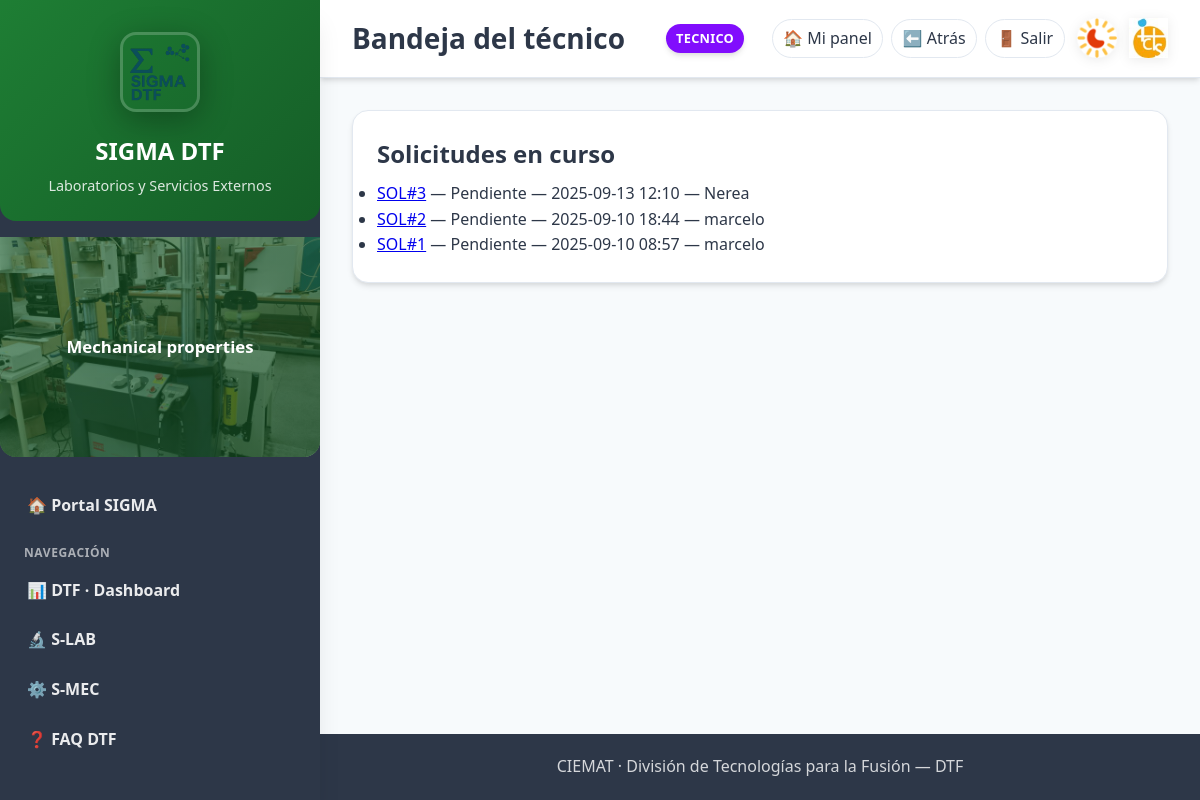
Before: /dtf/lab/requests/inbox/ (signed in) with the older database file.
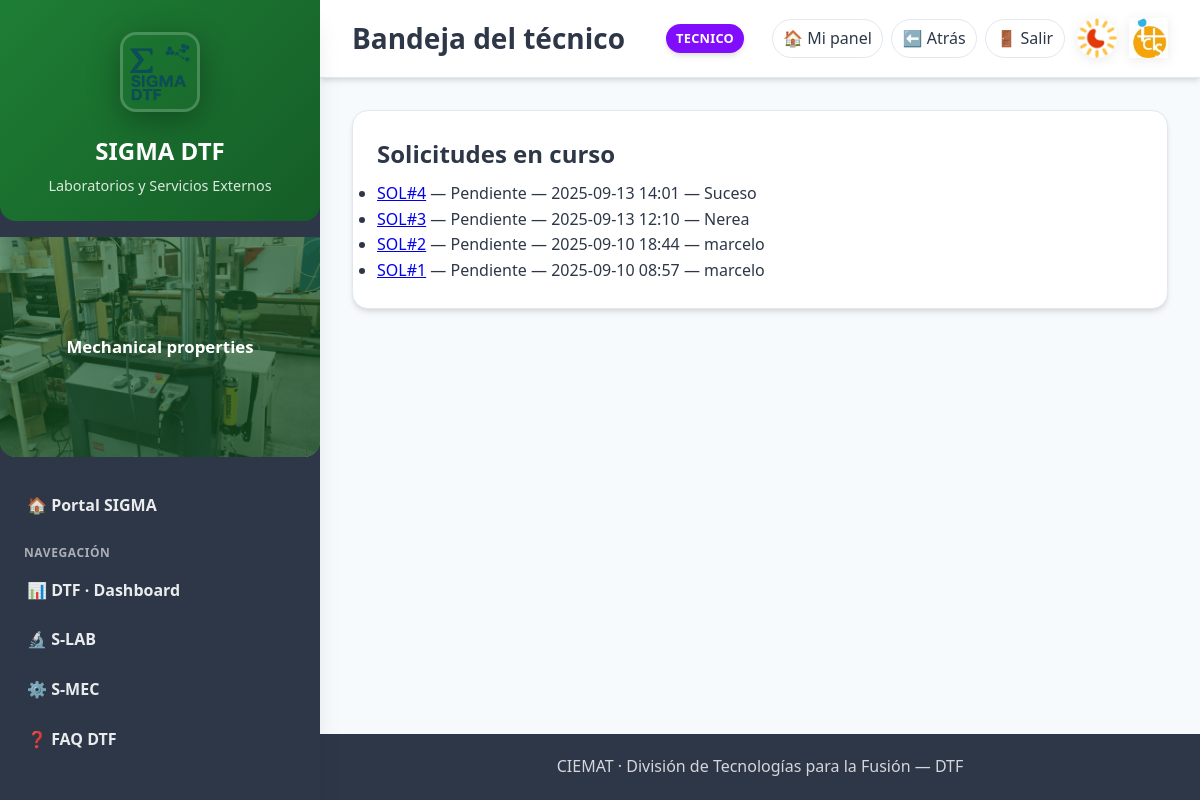
After: the same page with the newer database file.
### sigmalab/models.py (models this page shows, shortened)
class Solicitud(models.Model):
    class Estado(models.TextChoices):
        PENDIENTE  = "pendiente",  "Pendiente"
        ACEPTADA   = "aceptada",   "Aceptada"
        RECHAZADA  = "rechazada",  "Rechazada"
        EN_CURSO   = "en_curso",   "En curso"
        FINALIZADA = "finalizada", "Finalizada"
    solicitante = models.ForeignKey(
        settings.AUTH_USER_MODEL, on_delete=models.PROTECT, related_name="solicitudes"
    )
    tecnico_asignado = models.ForeignKey(
        settings.AUTH_USER_MODEL,
        on_delete=models.PROTECT,
        null=True,
        blank=True,
        related_name="solicitudes_asignadas",
    )
    material = models.CharField(max_length=200, blank=True)
    procedencia = models.CharField(max_length=200, blank=True)
    tratamiento_previo = models.CharField(max_length=200, blank=True)
    requisitos_finales = models.TextField(blank=True)
    observaciones = models.TextField(blank=True)
    corte = models.BooleanField(default=False)
    empastillado = models.BooleanField(default=False)
    lijado = models.BooleanField(default=False)
    pulido = models.BooleanField(default=False)
    electropulido = models.BooleanField(default=False)
    trat_quimico = models.BooleanField(default=False)
    trat_termico = models.BooleanField(default=False)
    estado = models.CharField(max_length=20, choices=Estado.choices, default=Estado.PENDIENTE)
    autonomo = models.BooleanField(default=False, help_text="Usuario validado como autónomo para esta solicitud")
    codigo_muestra = models.CharField(
        max_length=20, blank=True, null=True, help_text="Se puede asignar al aceptar (p.ej. 25-001)"
    )
    creado_en = models.DateTimeField(auto_now_add=True)
    actualizado_en = models.DateTimeField(auto_now=True)
    aceptado_en = models.DateTimeField(null=True, blank=True)
    finalizado_en = models.DateTimeField(null=True, blank=True)
    class Meta:
        ordering = ["-creado_en"]
        verbose_name = "Solicitud"
        verbose_name_plural = "Solicitudes"

### sigmalab/views_requests.py (the view)
# urls.py: path("requests/inbox/", req.bandeja_tecnico,  name="bandeja-tecnico"),
@user_passes_test_dtf(is_tecnico)
def bandeja_tecnico(request):
    qs = Solicitud.objects.filter(estado__in=["pendiente", "aceptada", "en_curso"]).order_by("estado","-creado_en")
    return render(request, "sigmalab/solicitudes/bandeja_tecnico.html", {"solicitudes": qs})

### accounts/templatetags/form_extras.py (called while the page is built)
@register.filter(name="has_group")
def has_group(user, group_name: str):
    try:
        return user.is_authenticated and user.groups.filter(name__iexact=group_name).exists()
    except Exception:
        return False

### icts/context_processors.py (called while the page is built)
def icts_ui(request):
    user = request.user
    role = ""
    if user.is_authenticated:
        if user.is_superuser:
            role = "Admin"
        elif user.groups.filter(name__iexact="managers").exists():
            role = "Manager"
        elif user.groups.filter(name__iexact="responsables").exists():
            role = "Responsable"
        elif user.groups.filter(name__iexact="revisores").exists():
            role = "Revisor"
        else:
            role = "Usuario"
    return {"icts_role_name": role}

### sigmalab/context_processors.py (called while the page is built)
def lab_role(request):
    role = None
    if request.user.is_authenticated:
        if (request.user.is_superuser
            or request.user.groups.filter(name="Técnicos Σ-LAB").exists()):
            role = "TECNICO"
        else:
            role = "USUARIO"
    return {"LAB_ROLE": role}

### sigmalab/utils.py (called while the page is built)
def is_tecnico(user):
    return user.is_authenticated and (user.is_staff or user.groups.filter(name="Técnicos Σ-LAB").exists())

### sigmalab/templates/sigmalab/solicitudes/bandeja_tecnico.html (shortened to what this page needs)
{% extends "base_dtf.html" %}
{% block page_title %}Bandeja del técnico{% endblock %}
{% block content %}
<div class="card">
  <h2 style="margin:0 0 .5rem">Solicitudes en curso</h2>
  <ul>
    {% for s in solicitudes %}
      <li>
        <a href="{% url 'sigmalab:detalle-solicitud' s.pk %}">SOL#{{ s.pk }}</a>
        — {{ s.get_estado_display }} — {{ s.creado_en|date:"Y-m-d H:i" }}
        — {{ s.solicitante.username }}
      </li>
    {% empty %}
      <li>No hay solicitudes.</li>
    {% endfor %}
  </ul>
</div>
{% endblock %}

Changed rows visible on the page:
added Solicitud: pk "4", estado "Pendiente", creado_en "2025-09-13 14:01", solicitante.username "Suceso"
